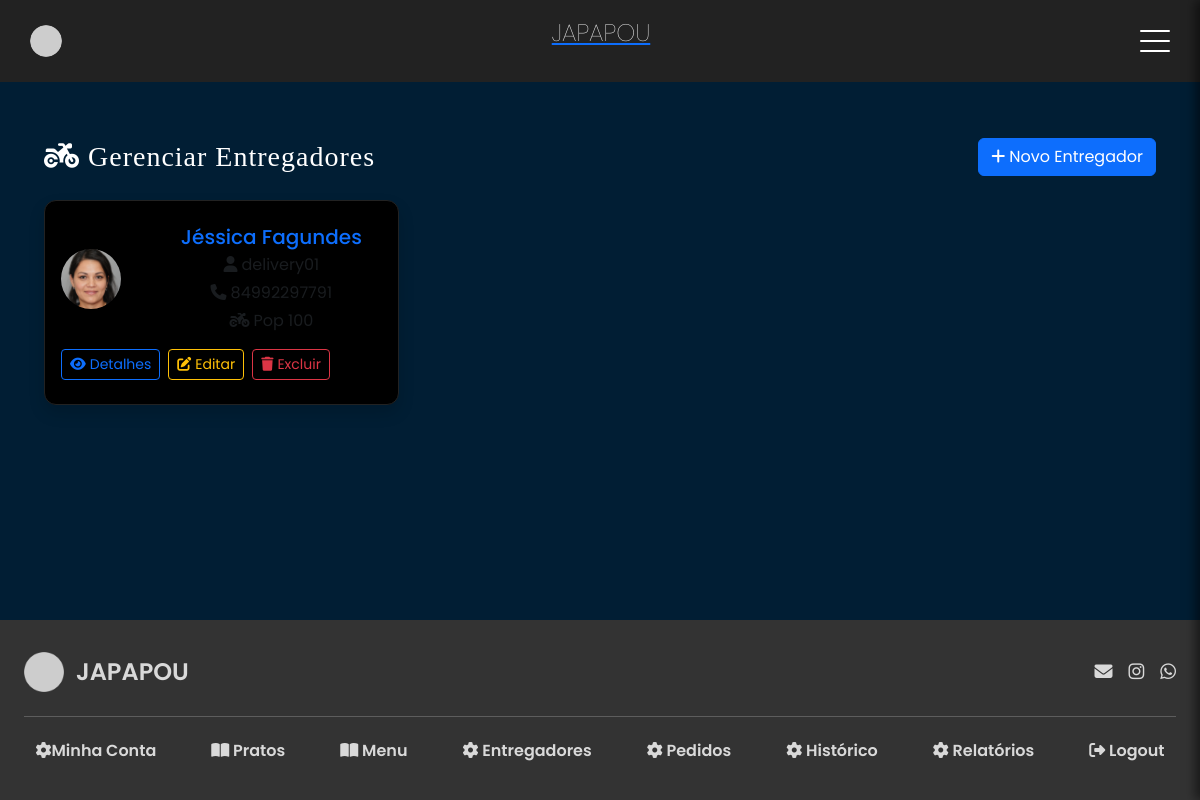
The page /manager/delivery-man/ (signed in) on the database as committed earlier.
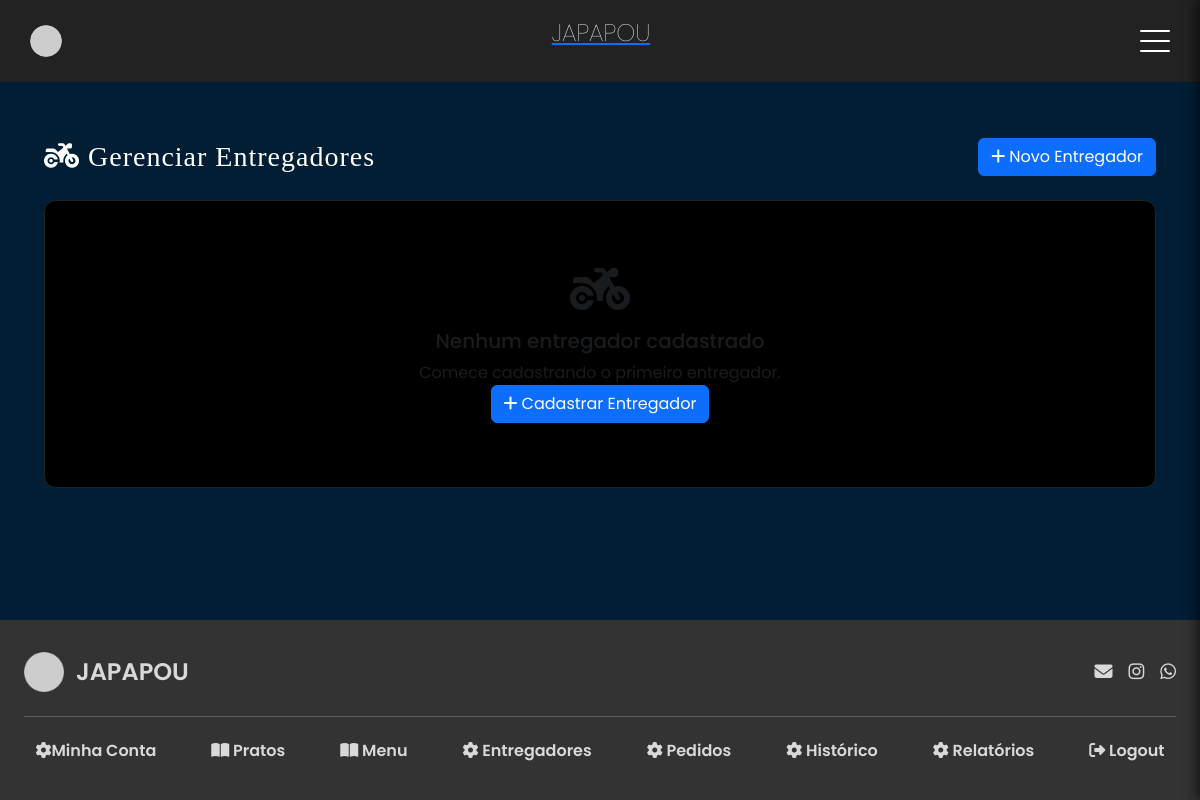
The same page on the database as committed later.
### japapou/models/user.py (models this page shows)
class CustomUser(AbstractUser):
    class TipoUsuario(models.TextChoices):
        CLIENT = 'CLIENT', 'Client'
        DELIVERY_MAN = 'DELIVERY_MAN', 'Delivery_man'
        MANAGER = 'MANAGER', 'Manager'
    tipo_usuario = models.CharField(
        max_length=20,
        choices=TipoUsuario.choices, # gera uma lista de tuplas que é o formato que o django espera para o menu dropdown
        default=TipoUsuario.MANAGER,
        null=True,
        blank=True
    )
    telefone = models.CharField(max_length=20, blank=True)
    endereco = models.CharField(max_length=255, blank=True)
    cpf = models.CharField(max_length=14, blank=True)
    data_nascimento = models.DateField(null=True, blank=True)
    foto_perfil = models.ImageField(upload_to='perfil/', blank=True, null=True)
    cnh = models.CharField(max_length=10, blank=True)
    modelo_moto = models.CharField(max_length=20, blank=True)
    cor_moto = models.CharField(max_length=10, blank=True)
    placa_moto = models.CharField(max_length=10, blank=True)
    foto = models.ImageField(blank=True, null=True, upload_to="fotos/")

### japapou/views/manager_views/manage_delivery_man_view.py (the view)
# urls.py: path("delivery-man/", views.manage_delivery_man_view, name="manager_delivery_man"),
@manager_required('japapou.view_customuser')
def manage_delivery_man_view(request):
    try:
        delivery_men = CustomUser.objects.filter(
            tipo_usuario='DELIVERY_MAN'
        ).order_by('-date_joined')
        return render(request, "manager/manager_delivery_man.html", {
            "delivery_men": delivery_men
        })
    except Exception as e:
        logger.error(f"Error listing delivery men: {str(e)}")
        messages.error(request, "Erro ao listar entregadores.")
        return redirect('home')

### japapou/views/manager_views/manage_delivery_man_view.py (called while the page is built)
def validate_manager_access(user):
    return user.tipo_usuario == 'MANAGER'

def manager_required(permission):
    def decorator(view_func):
        @wraps(view_func)
        @login_required(login_url='home')
        @permission_required(permission, login_url='home')
        @user_passes_test(validate_manager_access, login_url='home')
        def wrapper(request, *args, **kwargs):
            return view_func(request, *args, **kwargs)
        return wrapper
    return decorator

### japapou/templates/manager/manager_delivery_man.html (shortened to what this page needs)
{% extends "base.html" %}
{% load static %}
{% block extra_head %}
<link rel="stylesheet" href="{% static 'css/manager/manage_delivery_man.css' %}" />
{% endblock %}
{% block content %}
<div class="container-fluid py-4">
    <div class="d-flex justify-content-between align-items-center mb-4">
        <h1 class="h3 mb-0 text-gray-800">
            <i class="fas fa-motorcycle me-2"></i>Gerenciar Entregadores
        </h1>
        <a href="{% url 'manager_delivery_man_create' %}" class="btn btn-primary">
            <i class="fas fa-plus me-1"></i>Novo Entregador
        </a>
    </div>
    <div class="row">
        {% for delivery_man in delivery_men %}
        <div class="col-xl-4 col-md-6 mb-4">
            <div class="card border-left-primary shadow h-100 py-2">
                <div class="card-body">
                    <div class="row no-gutters align-items-center">
                        <div class="col-auto me-3">
                            {% if delivery_man.foto %}
                                <img src="{{ delivery_man.foto.url }}" alt="{{ delivery_man.username }}"
                                     class="img-fluid rounded-circle" style="width: 60px; height: 60px; object-fit: cover;">
                            {% else %}
                                <div class="bg-primary text-white rounded-circle d-flex align-items-center justify-content-center"
                                     style="width: 60px; height: 60px;">
                                    <i class="fas fa-user"></i>
                                </div>
                            {% endif %}
                        </div>
                        <div class="col">
                            <div class="h5 font-weight-bold text-primary mb-1">
                                {{ delivery_man.first_name }} {{ delivery_man.last_name }}
                            </div>
                            <div class="text-xs text-muted mb-1">
                                <i class="fas fa-user me-1"></i>{{ delivery_man.username }}
                            </div>
                            <div class="text-xs text-muted mb-1">
                                <i class="fas fa-phone me-1"></i>{{ delivery_man.telefone }}
                            </div>
                            <div class="text-xs text-muted">
                                <i class="fas fa-motorcycle me-1"></i>{{ delivery_man.modelo_moto }}
                            </div>
                        </div>
                    </div>
                    <div class="mt-3 d-flex gap-2">
                        <a href="{% url 'manager_delivery_man_detail' delivery_man.id %}"
                           class="btn btn-sm btn-outline-primary">
                            <i class="fas fa-eye me-1"></i>Detalhes
                        </a>
                        <a href="{% url 'manager_delivery_man_update' delivery_man.id %}"
                           class="btn btn-sm btn-outline-warning">
                            <i class="fas fa-edit me-1"></i>Editar
                        </a>
                        <button type="button" class="btn btn-sm btn-outline-danger"
                                data-bs-toggle="modal" data-bs-target="#deleteModal{{ delivery_man.id }}">
                            <i class="fas fa-trash me-1"></i>Excluir
                        </button>
                    </div>
                </div>
            </div>
        </div>
        {% empty %}
        <div class="col-12">
            <div class="card text-center py-5">
                <div class="card-body">
                    <i class="fas fa-motorcycle fa-3x text-muted mb-3"></i>
                    <h5 class="text-muted">Nenhum entregador cadastrado</h5>
                    <p class="text-muted">Comece cadastrando o primeiro entregador.</p>
                    <a href="{% url 'manager_delivery_man_create' %}" class="btn btn-primary">
                        <i class="fas fa-plus me-1"></i>Cadastrar Entregador
                    </a>
                </div>
            </div>
        </div>
        {% endfor %}
    </div>
</div>
{% endblock %}

### japapou/templates/base.html (shortened to what this page needs)
{% load static %}
<!DOCTYPE html>
<html lang="pt-br">
  <head>
    <link rel="stylesheet" href="https://cdnjs.cloudflare.com/ajax/libs/font-awesome/6.5.0/css/all.min.css" />
    <link rel="stylesheet" href="https://cdnjs.cloudflare.com/ajax/libs/font-awesome/6.5.2/css/all.min.css" />
    <link href="https://cdn.jsdelivr.net/npm/bootstrap@5.3.3/dist/css/bootstrap.min.css" rel="stylesheet" />
    <link rel="stylesheet" href="https://cdn.jsdelivr.net/npm/swiper@11/swiper-bundle.min.css" />
    <link rel="stylesheet" href="{% static 'css/global.css' %}" />
    {% block extra_head %}
    {% endblock %}
  </head>
  <body>
    <header id="header">
      <div id="logo">
        {% if user.is_authenticated and user.tipo_usuario == "MANAGER" %}
          <a href="{% url 'manager_profile' %}"><img src="{% static 'imgs/logo.png' %}" alt="Perfil" width="32px" /></a>
        {% elif user.is_authenticated and user.tipo_usuario == "CLIENT" %}
          <a href="{% url 'client_profile' %}"><img src="{% static 'imgs/logo.png' %}" alt="Perfil" width="32px" /></a>
        {% elif user.is_authenticated and user.tipo_usuario == "DELIVERY_MAN" %}
          <a href="{% url 'client_profile' %}"><img src="{% static 'imgs/logo.png' %}" alt="Perfil" width="32px" /></a>
        {% else %}
          <a href="{% url 'login_register' %}"><img src="{% static 'imgs/logo.png' %}" alt="Perfil" width="32px" /></a>
        {% endif %}
      </div>
      <a href="{% url 'home' %}"><p>JAPAPOU</p></a>
      <div class="hamburger" onclick="toggleMenu()">
        <span></span>
        <span></span>
        <span></span>
      </div>
    </header>
    <main>
      {% block content %}
      {% endblock %}
    </main>
    <footer>
      <div class="footer-top">
        <div class="footer-logo">
          <img src={% static "imgs/logo.png" %} alt="Logo" />
          <span class="footer-brand">JAPAPOU</span>
        </div>
        <div class="footer-social">
          <i class="fa-solid fa-envelope"></i>
          <i class="fa-brands fa-instagram"></i>
          <i class="fa-brands fa-whatsapp"></i>
        </div>
      </div>
      <hr class="footer-divider" />
        {% if user.is_authenticated and user.tipo_usuario == 'MANAGER' %}
        <div class="footer-links">
          <div class="footer-column">
            <h4><a href="{% url 'manager_profile' %}"><i class="fa-solid fa-gear"></i>Minha Conta</a></h4>
          </div>
          <div class="footer-column">
            <h4><a href="{% url 'manager_plates' %}"><i class="fa-solid fa-book-open"></i> Pratos</a></h4>
          </div>
          <div class="footer-column">
            <h4><a href="{% url 'manager_menu' %}"><i class="fa-solid fa-book-open"></i> Menu</a></h4>
          </div>
          <div class="footer-column">
            <h4><a href="{% url 'manager_delivery_man' %}"><i class="fa-solid fa-gear"></i> Entregadores</a></h4>
          </div>
          <div class="footer-column">
            <h4><a href="{% url 'manager_orders' %}"><i class="fa-solid fa-gear"></i> Pedidos</a></h4>
          </div>
          <div class="footer-column">
            <h4><a href="{% url 'manager_history' %}"><i class="fa-solid fa-gear"></i> Histórico</a></h4>
          </div>
          <div class="footer-column">
            <h4><a href="{% url 'manager_dashboard' %}"><i class="fa-solid fa-gear"></i> Relatórios</a></h4>
          </div>
          <div class="footer-column">
            <h4><a href="{% url 'logout' %}"><i class="fa-solid fa-right-from-bracket"></i> Logout</a></h4>
          </div>
        </div>
        {% endif %}
    </footer>
  </body>
</html>

### japapou/static/css/global.css (style rules this page uses)
:root { --azul-mais-escuro: #011e34; --azul-mais-claro: #062f4f; --laranja-mais-claro: #f8761e; --laranja-mais-escuro: #e25d12; --vermelho: #981827; --darker-gray: #1f1f1f; --dark-gray: #3a3a3a; --gray: #6b6b6b; --light-gray: #a0a0a0; --lighter-gray: #c7c7c7; --lightest-gray: #e9e9e9; --light-yellow: #f0c674; }
* { margin: 0; padding: 0; box-sizing: border-box; }
html { height: 100%; }
body { background-color: var(--azul-mais-escuro); color: white; font-family: "Poppins", sans-serif; min-height: 100vh; display: flex; flex-direction: column; }
main { padding: 2rem; text-align: center; min-height: 100%; display: flex; flex-direction: column; flex: 1; align-items: center; }

### japapou/static/css/manager/manage_delivery_man.css (style rules this page uses)
:root { --darker-gray: #222; --lighter-gray: #444; --light-gray: #555; --text-primary: #fff; --gray: #aaa; }
.card { background: #000; border: 1px solid var(--darker-gray); border-radius: 12px; display: flex; flex-direction: column; overflow: hidden; transition: transform 0.3s ease, border-color 0.3s ease; }

Rows that differ between the two databases and show on the page:
removed CustomUser: foto (picture), first_name "Jéssica", last_name "Fagundes", username "delivery01", telefone "84992297791", modelo_moto "Pop 100"
Other text that changed with them:
text now shown: "Nenhum entregador cadastrado Comece cadastrando o primeiro entregador. Cadastrar Entregador"
